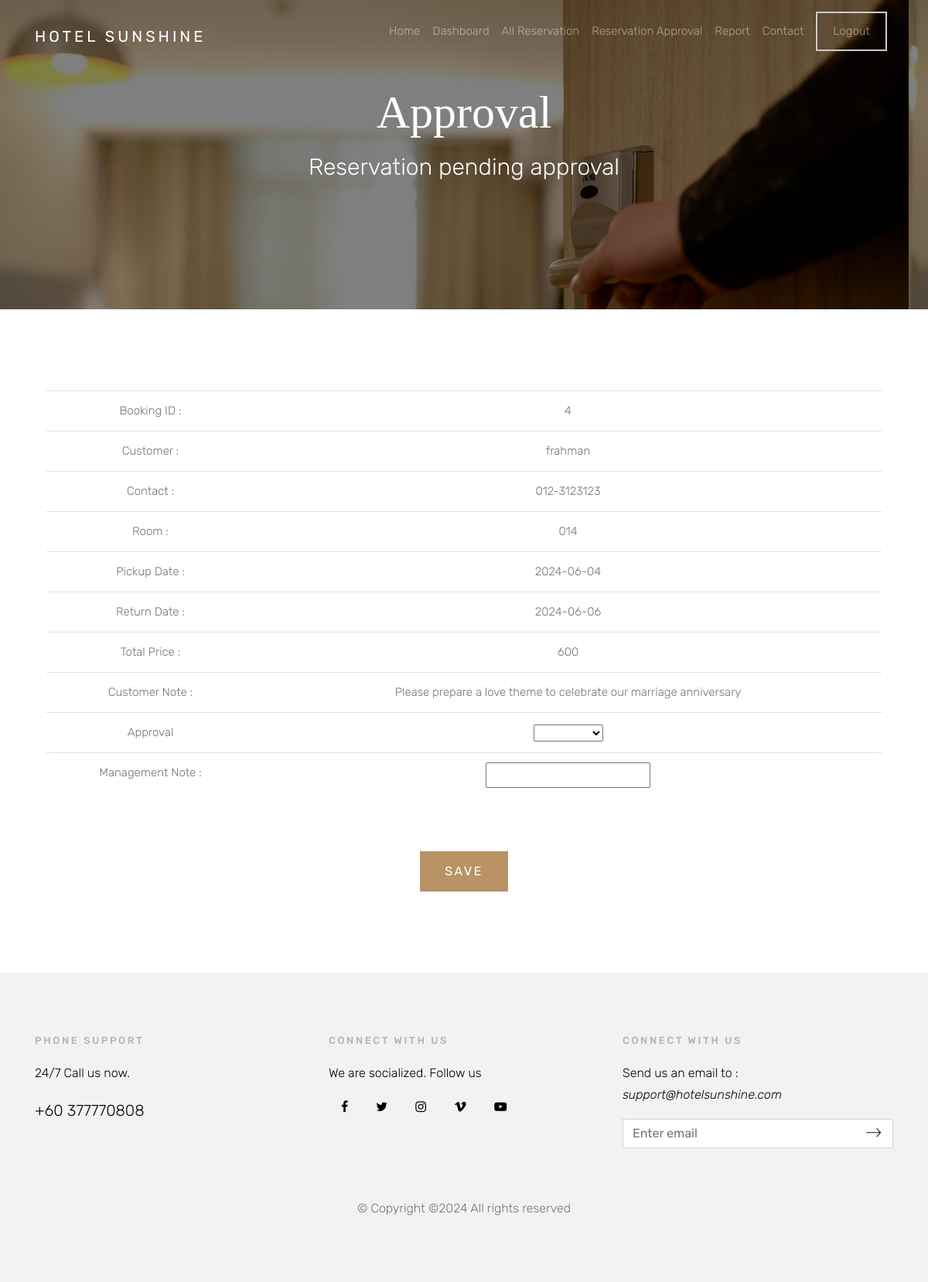
The page /manageapproval.php?id=4 (signed in) on the database as committed earlier.
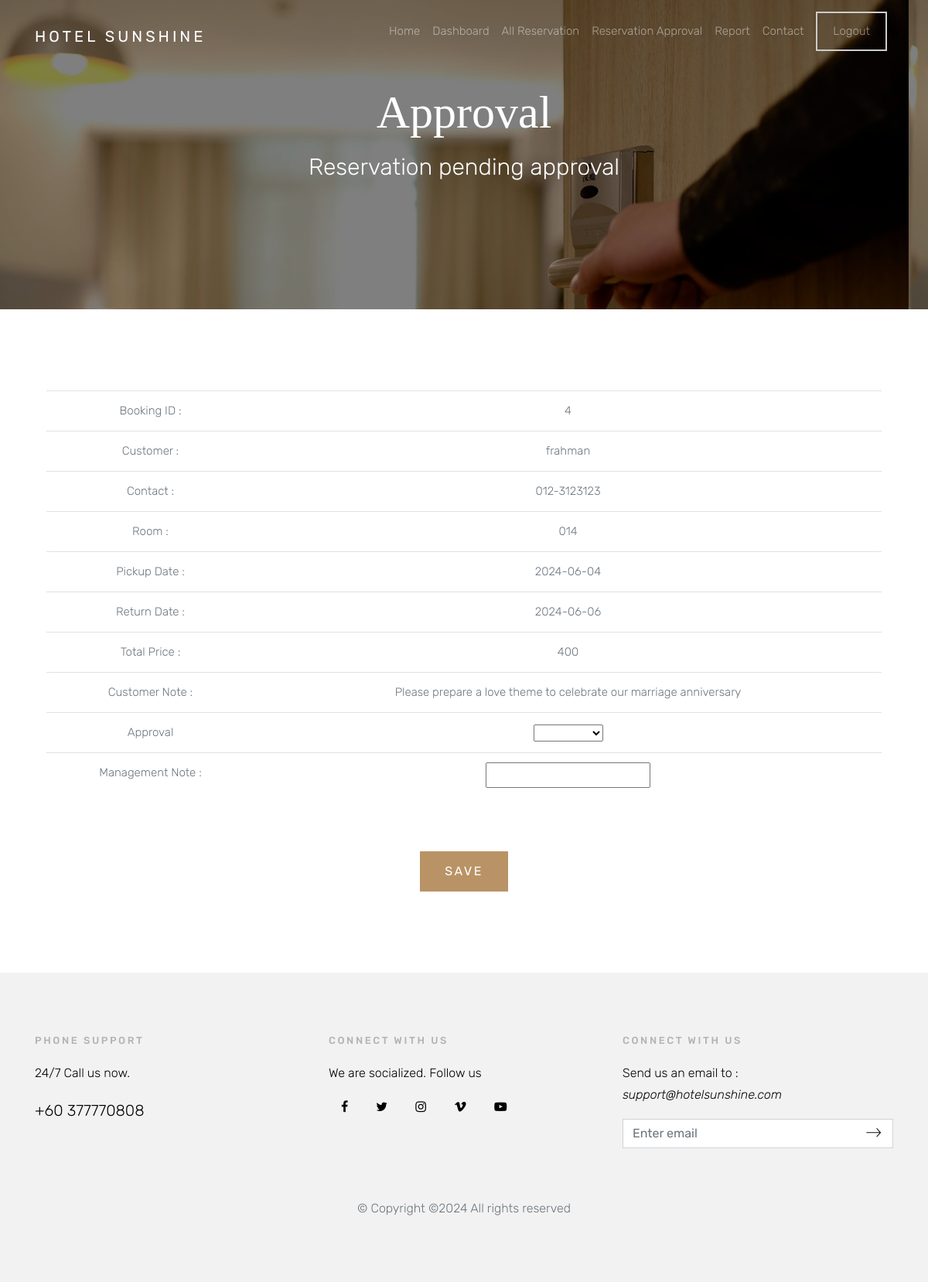
The same page on the database as committed later.
### tables this page shows
CREATE TABLE `o_book` (
  `x_bookid` int(10) NOT NULL,
  `x_room` varchar(10) NOT NULL,
  `x_user` varchar(30) NOT NULL,
  `x_datein` date NOT NULL,
  `x_dateout` date NOT NULL,
  `x_guestnum` int(2) NOT NULL,
  `x_totalfee` float NOT NULL,
  `x_status` int(5) NOT NULL,
  `x_cancelreason` varchar(500) NOT NULL,
  `x_approvalreason` varchar(500) NOT NULL,
  `payment_status` varchar(1) DEFAULT NULL,
  `x_emailaddr` varchar(50) NOT NULL,
  `x_telnum` varchar(15) NOT NULL,
  `x_comment` varchar(2000) NOT NULL,
  `x_createddate` datetime DEFAULT NULL
);

### manageapproval.php (the view, shortened to what this page needs)
<!doctype html>
<html lang="en">
  <head>
    <link rel="stylesheet" href="css/bootstrap.css">
    <link rel="stylesheet" href="css/animate.css">
    <link rel="stylesheet" href="css/owl.carousel.min.css">
    <link rel="stylesheet" href="fonts/ionicons/css/ionicons.min.css">
    <link rel="stylesheet" href="fonts/fontawesome/css/font-awesome.min.css">
    <link rel="stylesheet" href="css/magnific-popup.css">
    <link rel="stylesheet" href="css/style.css">
  </head>
  <body>
    <header role="banner">
      <nav class="navbar navbar-expand-md navbar-dark bg-light">
        <div class="container">
          <a class="navbar-brand" href="home.php">Hotel Sunshine</a>
          <div class="collapse navbar-collapse navbar-light" id="navbarsExample05">
            <ul class="navbar-nav ml-auto pl-lg-5 pl-0">
              <li class="nav-item">
                <a class="nav-link" href="home.php">Home</a>
              </li>
             <li class="nav-item">
                <a class="nav-link" href="dashboard.php">Dashboard</a>
              </li>
             <li class="nav-item">
                <a class="nav-link" href="manageall.php">All Reservation</a>
              </li>
              <li class="nav-item">
                <a class="nav-link" href="manage.php">Reservation Approval</a>
              </li>
               <li class="nav-item">
                <a class="nav-link" href="report.php">Report</a>
              </li>
              <li class="nav-item">
                <a class="nav-link" href="mailto:support@hotelsunshine.com">Contact</a>
              </li>
               <li class="nav-item cta">
                <a class="nav-link" href="logout.php"><span>Logout</span></a>
              </li>
            </ul>
          </div>
        </div>
      </nav>
    </header>
    <section class="site-hero site-hero-innerpage overlay" data-stellar-background-ratio="0.5" style="background-image: url(images/big_image_1.jpg);">
      <div class="container">
        <div class="row align-items-center site-hero-inner justify-content-center">
          <div class="col-md-12 text-center">
            <div class="mb-5 element-animate">
              <h1>Approval</h1>
              <p>Reservation pending approval</p>
            </div>
          </div>
        </div>
      </div>
    </section>
    <section class="site-section">
      <div class="container">
        <div class="row">
            <div class="col-md-12 text-center">
				<?php
				if(isset($_GET['id']))
				{
				    $bid = $_GET['id'];
				}
				include ('dbconnect.php');
				$sql = "SELECT * FROM o_book
						LEFT JOIN o_user ON o_book.x_user = o_user.x_userid
						LEFT JOIN o_room ON o_book.x_room = o_room.x_roomid
						LEFT JOIN o_status ON o_book.x_status = o_status.x_id
						WHERE x_bookid='$bid'";
				$result = mysqli_query($con,$sql);
				$row = mysqli_fetch_array($result);
				$sqllist = "SELECT * FROM o_status";
				$resultlist = mysqli_query($con,$sqllist);
				echo "<div class='container'>";
				echo "<form method = 'POST' action='manageapprovalprocess.php'>";
				echo "<table class='table table-hover'>";
				echo "<tr>";
				echo "<td>Booking ID :</td>";
				echo "<td>".$row['x_bookid']."<input type='hidden' name='fbid' value='".$row['x_bookid']."'></td>";
				echo "</tr>";
				echo "<tr>";
				echo "<td>Customer :</td>";
				echo "<td>".$row['x_user']."</td>";
				echo "</tr>";
				echo "<tr>";
				echo "<td>Contact :</td>";
				echo "<td>".$row['x_telnum']."</td>";
				echo "</tr>";
				echo "<tr>";
				echo "<td>Room :</td>";
				echo "<td>".$row['x_room']."</td>";
				echo "</tr>";
				echo "<tr>";
				echo "<td>Pickup Date :</td>";
				echo "<td>".$row['x_datein']."</td>";
				echo "</tr>";
				echo "<tr>";
				echo "<td>Return Date :</td>";
				echo "<td>".$row['x_dateout']."</td>";
				echo "</tr>";
				echo "<tr>";
				echo "<td>Total Price :</td>";
				echo "<td>".$row['x_totalfee']."</td>";
				echo "</tr>";
        echo "<tr>";
				echo "<td>Customer Note :</td>";
				echo "<td>".$row['x_comment']."</td>";
				echo "</tr>";
				echo "<tr>";
				echo "<td>Approval </td>";
				echo "<td><select name='stat'>";
				while ($rowlist = mysqli_fetch_array($resultlist))
				{
					if ($rowlist['x_id'] == '0')
					{
						echo"<option value='".$rowlist['x_id']."'></option>";
					}
          else if ($rowlist['x_id'] == '3')
					{
					}
					else
					{
				    	echo"<option value='".$rowlist['x_id']."'>".$rowlist['x_name']."</option>";
				    }
				}
				echo "</select></td>";
				echo "</tr>";
        echo "<tr>";
        echo "<td>Management Note :</td>";
        echo "<td><input type='text' name='management_note' value='".$row['x_approvalreason']."'></td>";
        echo "</tr>";
        echo "</table><br><br>";
              echo "<button type='submit' onClick='return savConfirmation(event);' class='btn btn-primary'>Save</button>";
              echo "</form>";
              echo "</div>";
            ?>
        </div>
      </div>
    </section>
<?php include 'footer.php'; ?>

Rows that differ between the two databases and show on the page:
changed o_book "frahman": x_totalfee "600" → "400"
